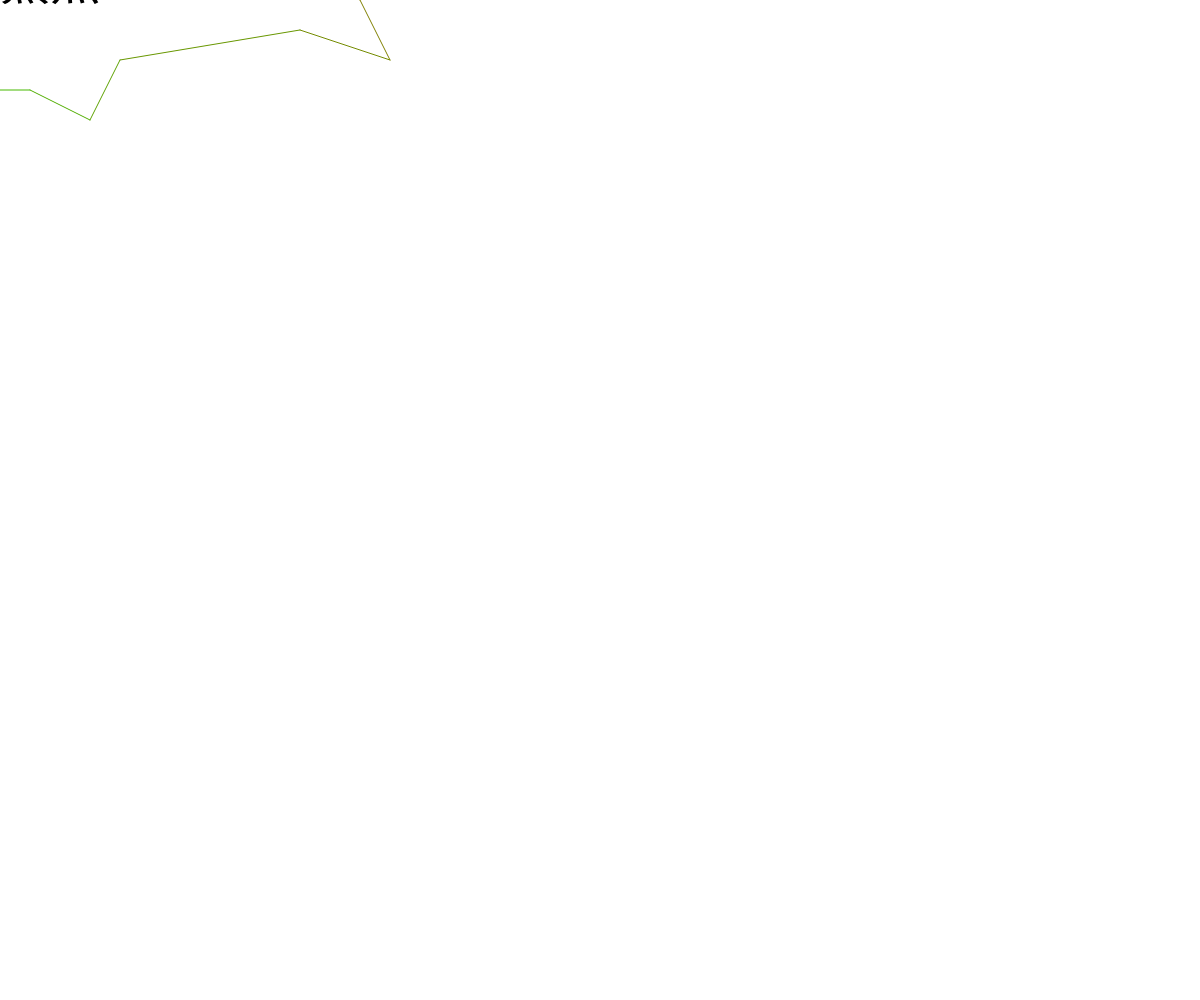
Frame 1 (no input)
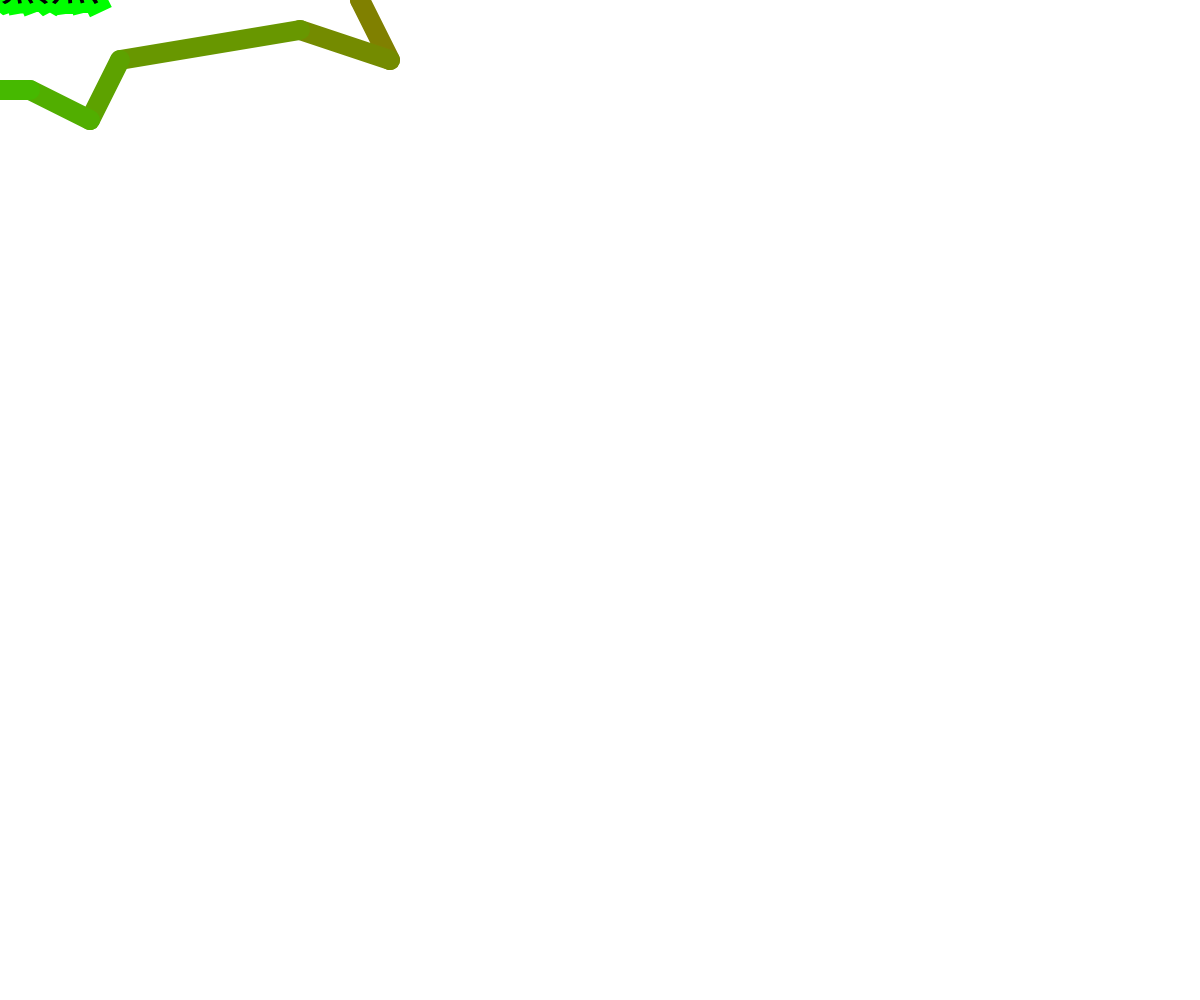
Frame 60 (no input)
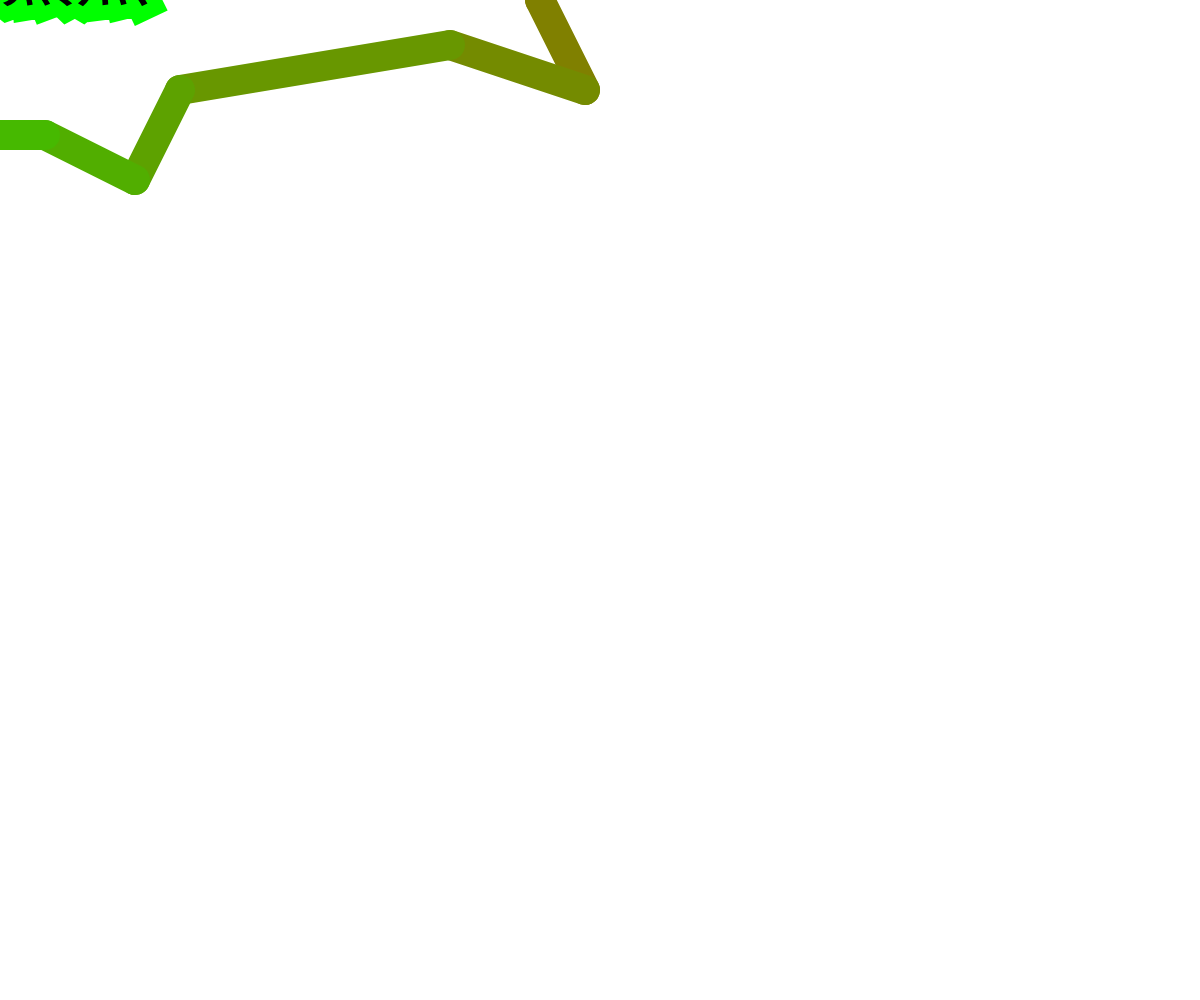
Frame 120 (the mouse pressed at the canvas centre since frame 60)

The p5.js sketch that drew these frames (run headless with seeded random() and noise() and a simulated clock; from frame 60 on, the mouse is pressed at the canvas centre):

// p5.js sketch
// ── sketch.js
//第一個作業
// function draw() { // 畫圖的函數，每秒進到函數執行(大約60次）
//   background(255); // 設定畫布的背景顏色，背景顏色為255(白)
//   translate(width/2, height/2); //原本原點在左上角，此指令是把原點放到視窗的中心
//   scale(1, -1);  // 放大縮小的指令，第二參數為Y軸的放大縮小，負號為上下顛倒
//   // 從第一點跟第二點連成一線，接著，第二點與第三點連成一線，以此類推到最後一點
//   for (let i = 0; i < points.length-1; i++) {   // i++ = i+1
//     line(points[i][0], points[i][1], points[i+1][0], points[i+1][1]); // 0代表Ｘ軸，1代表Ｙ軸，points[i][0]第一個點Ｘ軸，points[i][1]第一點Ｙ軸，points[i+1][0]第二點Ｘ軸，points[i+1][1]第二點Y軸
//   }
//   // 最後一個點與第一點連成一線
//   line(points[points.length-1][0], points[points.length-1][1], points[0][0], points[0][1]); //把最後一點與第一點的連線
// }
//=====================================
// let points = [[-11,0],[-14,1],[-12,2],[-9,3],[-4,3],[-2,7],[0,3],[3,2],[9,1],[14,5],[13,3],[12,0],[13,-2],[10,-1],[4,-2],[3,-4],[1,-3],[-4,-3],[-6,-2],[-6,-7],[-8,-5],[-9,-2],[-13,-1]]; // 利用串列設定23個點
// let startColor, endColor; // 聲明startColor, endColor
// function setup() {  //只會執行一次的函數，會先進行執行
//   createCanvas(windowWidth, windowHeight); //設定一個畫布，寬為整個視窗的寬度（windowWidth），高度為整個視窗的高度（windowHeight）
//    //把points 內的值都*50
//   for (let i = 0; i < points.length; i++) {
//     for (let j = 0; j < points[i].length; j++) {
//       points[i][j] = points[i][j] * 30;
//     }
//   }
//   startColor = color(255, 0, 0); // 設定起始顏色
//   endColor = color(0, 255, 0); // 設定結束顏色
// }

// function draw() { // 畫圖的函數，每秒進到函數執行(大約60次）
//   background(255); // 設定畫布的背景顏色，背景顏色為255(白)
//   translate(width/2, height/2); //原本原點在左上角，此指令是把原點放到視窗的中心
//   scale(1, -1); // 放大縮小的指令，第二參數為Y軸的放大縮小，負號為上下顛倒
//   // 從第一點跟第二點連成一線，接著，第二點與第三點連成一線，以此類推到最後一點
//   for (let i = 0; i < points.length-1; i++) { // i++ = i+1
//     // 計算起點與終點之間的漸層顏色
//     let gradientColor = lerpColor(startColor, endColor, i / (points.length-1));
//     stroke(gradientColor); // 設定線條顏色為漸層顏色
//     line(points[i][0], points[i][1], points[i+1][0], points[i+1][1]);// 0代表Ｘ軸，1代表Ｙ軸，points[i][0]第一個點Ｘ軸，points[i][1]第一點Ｙ軸，points[i+1][0]第二點Ｘ軸，points[i+1][1]第二點Y軸
//   }
//   // 把最後一個點與第一個點連線
//   let gradientColor = lerpColor(startColor, endColor, (points.length-1) / (points.length-1)); //設定漸變效果
//   stroke(gradientColor); // 線條顏色為gradientColor
//   strokeWeight(20); // 線條設定粗路為20
//   line(points[points.length-1][0], points[points.length-1][1], points[0][0], points[0][1]);
// }

// let points = [[-11,0],[-14,1],[-12,2],[-9,3],[-4,3],[-2,7],[0,3],[3,2],[9,1],[14,5],[13,3],[12,0],[13,-2],[10,-1],[4,-2],[3,-4],[1,-3],[-4,-3],[-6,-2],[-6,-7],[-8,-5],[-9,-2],[-13,-1]]; // 利用串列設定23個點
// function setup() {   //只會執行一次的函數，會先進行執行
//   createCanvas(windowWidth, windowHeight); //設定一個畫布，寬為整個視窗的寬度（windowWidth），高度為整個視窗的高度（windowHeight）
//   //把points 內的值都*50
//   for (let i = 0; i < points.length; i++) {
//     for (let j = 0; j < points[i].length; j++) {
//       points[i][j] = points[i][j] * 30;
//     }
//   }
// }



// let ctx;
// function setup() { //只會執行一次的函數，會先進行執行
// 	createCanvas(windowWidth, windowHeight); //設定一個畫布，寬為整個視窗的寬度（windowWidth），高度為整個視窗的高度（windowHeight）
// 	background("#ade8f4"); //設定背景顏色
// 	ctx = canvas.getContext('2d');
// 	ctx.lineWidth = 20; //線條寬度
// 	ctx.lineCap = 'round'// 線條端點的形狀為圓形
	
//   colorMode(HSB, 360, 100, 100)
//   noStroke() // 無線條描邊
// const num = 20 //線條數量
// for (let i = 0; i < num; i++) { //建立迴圈
//   gradientLine(ctx,random(width), random(height), random(width), random(height), color(random(60), 50, 80), color(random(30, 90), 50, 100), 40) //每條線條都是從隨機位置到隨機位置
// }
// }
// function gradientLine(ctx, x1, y1, x2, y2, c1, c2) {
//   const gradient = ctx.createLinearGradient(x1, y1, x2, y2);
//   gradient.addColorStop(0, c1);
//   gradient.addColorStop(1, c2);
//   ctx.strokeStyle = gradient;

//   ctx.beginPath();
//   ctx.moveTo(x1, y1);
//   ctx.lineTo(x2, y2);
//   ctx.stroke();
// }


// let ctx;
// let points = [[-11,0],[-14,1],[-12,2],[-9,3],[-4,3],[-2,7],[0,3],[3,2],[9,1],[14,5],[13,3],[12,0],[13,-2],[10,-1],[4,-2],[3,-4],[1,-3],[-4,-3],[-6,-2],[-6,-7],[-8,-5],[-9,-2],[-13,-1]]; // 利用串列設定23個點
// function setup() {
// 	//基礎設定
// 	createCanvas(windowWidth, windowHeight);
// 	background(100);
//   for (let i = 0; i < points.length; i++) {
//     for (let j = 0; j < points[i].length; j++) {
//       points[i][j] = points[i][j] * 30; //設定鯊魚大小
//     }
// 	ctx = canvas.getContext('2d');
// 	ctx.lineWidth = 20;
// 	ctx.lineCap = 'round'
// 	//------
// 	gradientLine(ctx, 60, 60, 300, 380, 'black', 'blue')
// 	gradientLine(ctx, 720, 120, 80, 300, 'brown', 'orange')
// 	gradientLine(ctx, 520, 70, 500, 440, 'lightblue', 'lime')
// }
// }
// function draw() {	
//   background(255); // 設定畫布的背景顏色，背景顏色為255(白)
//   translate(width/2, height/2); //此指令是把原點放到視窗的中心(原本原點在左上角)
//   scale(1, -1);  // 放大縮小的指令，第二參數為Y軸的放大縮小，負號為上下顛倒
//   // 從第一點跟第二點連成一線，接著，第二點與第三點連成一線，以此類推到最後一點
//   for (let i = 0; i < points.length-1; i++) {   // i++ = i+1
//     line(points[i][0], points[i][1], points[i+1][0], points[i+1][1]); // 0代表Ｘ軸，1代表Ｙ軸，points[i][0]第一個點Ｘ軸，points[i][1]第一點Ｙ軸，points[i+1][0]第二點Ｘ軸，points[i+1][1]第二點Y軸
//   }
//   // 最後一個點與第一點連成一線
//   line(points[points.length-1][0], points[points.length-1][1], points[0][0], points[0][1]); //把最後一點與第一點的連線

// }

// // 以下函數主要畫從(x1,y1)~(x2,y2)間，顏色為c1到c2的變化

// function gradientLine(ctx, x1, y1, x2, y2, c1, c2) {
//   const gradient = ctx.createLinearGradient(x1, y1, x2, y2);
//   gradient.addColorStop(0, c1);
//   gradient.addColorStop(1, c2);
//   ctx.strokeStyle = gradient;

//   ctx.beginPath();
//   ctx.moveTo(x1, y1);
//   ctx.lineTo(x2, y2);
//   ctx.stroke();
// }
// function gradientLine(ctx,x1,y1,x2,y2,c1,c2){
  // const gradient = ctx.createCanvasGradient(x1, y1, x2, y2);
  //   gradient.addColorStop(0, c1);
  //   gradient.addColorStop(1, c2);
  //   ctx.strokeStyle = gradient;


let points = [[-11,0],[-14,1],[-12,2],[-9,3],[-4,3],[-2,7],[0,3],[3,2],[9,1],[14,5],[13,3],[12,0],[13,-2],[10,-1],[4,-2],[3,-4],[1,-3],[-4,-3],[-6,-2],[-6,-7],[-8,-5],[-9,-2],[-13,-1],]; // 利用串列設定23個點
let startColor, endColor; // 聲明startColor, endColor
function setup() {  //只會執行一次的函數，會先進行執行
  createCanvas(windowWidth, windowHeight); //設定一個畫布，寬為整個視窗的寬度（windowWidth），高度為整個視窗的高度（windowHeight）
   //把points 內的值都*50
  for (let i = 0; i < points.length; i++) {
    for (let j = 0; j < points[i].length; j++) {
      points[i][j] = points[i][j] * 30;
    }
  }
  startColor = color(255, 0, 0); // 設定起始顏色
  endColor = color(0, 255, 0); // 設定結束顏色
}
function gradientLine(ctx,x1,y1,x2,y2,c1,c2){
  const gradient = ctx.createCanvasGradient(x1, y1, x2, y2);
   gradient.addColorStop(0, c1);
  gradient.addColorStop(1, c2);
   ctx.strokeStyle = gradient;
}
function draw() { // 畫圖的函數，每秒進到函數執行(大約60次）
  background(255); // 設定畫布的背景顏色，背景顏色為255(白)
  translate(width/2, height/2); //原本原點在左上角，此指令是把原點放到視窗的中心
  // 計算縮放比例
  const scaleAmount = map(mouseX, 0, width, 1, 2);
  
  // 重置縮放比例
  resetMatrix();

  // 設定縮放比例
  scale(scaleAmount);
  textSize(50); // 設定文字大小為50
 fill(0); // 設定文字顏色為黑色
 text("鯊魚", 0, 0); // 在畫面中央加入文字“鯊魚”
  scale(1, -1); // 放大縮小的指令，第二參數為Y軸的放大縮小，負號為上下顛倒
  // 從第一點跟第二點連成一線，接著，第二點與第三點連成一線，以此類推到最後一點
  for (let i = 0; i < points.length-1; i++) { // i++ = i+1
    // 計算起點與終點之間的漸層顏色
    let gradientColor = lerpColor(startColor, endColor, i / (points.length-1));
    stroke(gradientColor); // 設定線條顏色為漸層顏色
    line(points[i][0], points[i][1], points[i+1][0], points[i+1][1]);// 0代表Ｘ軸，1代表Ｙ軸，points[i][0]第一個點Ｘ軸，points[i][1]第一點Ｙ軸，points[i+1][0]第二點Ｘ軸，points[i+1][1]第二點Y軸
  }
  // 把最後一個點與第一個點連線
  let gradientColor = lerpColor(startColor, endColor, (points.length-1) / (points.length-1)); //設定漸變效果
  stroke(gradientColor); // 線條顏色為gradientColor
  strokeWeight(20); // 線條設定粗路為20

  for(let i=0;i<points.length-1;i++){
    line((points[i][0]),(points[i[1]]),(points[i+1][1]))
    line((points[i][0])*1.1,(points[i[1]])*1.1,(points[i+1][1])*1.1)
    line((points[i][0])*1.2,(points[i[1]])*1.2,(points[i+1][1])*1.2)
    line((points[i][0])*1.3,(points[i[1]])*1.3,(points[i+1][1])*1.3)
    line((points[i][0])*1.4,(points[i[1]])*1.4,(points[i+1][1])*1.4)
  }
  line(points[points.length-1][0], points[points.length-1][1], points[0][0], points[0][1]);
}
